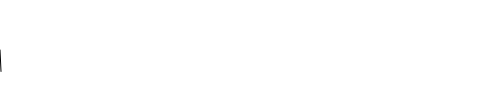
Frame 1 (no input)
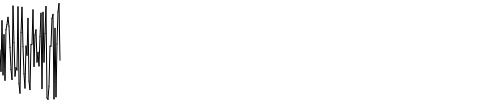
Frame 60 (no input)
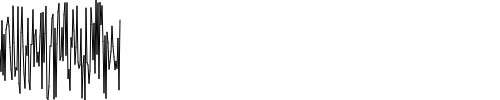
Frame 120 (the mouse pressed at the canvas centre since frame 60)

The p5.js sketch that drew these frames (run headless with seeded random() and noise() and a simulated clock; from frame 60 on, the mouse is pressed at the canvas centre):

// p5.js sketch
// ── sketch.js
// keep track of our position on our graph
var xPos = 0;

// keep track of the previous random point
var prev;

function setup() {
  createCanvas(500, 100);

  prev = 50;
}

function draw() {
  // move over by 1 pixel
  xPos += 1;

  // pull a random number
  var rand = random(0,100);

  // draw a line from the previous point to the current point
  line(xPos-1, prev, xPos, rand);

  // rand becomes our new prev
  prev = rand;

  // did we reach the right side? if so, erase the screen and start over
  if (xPos >= width) {
    xPos = 0;
    background(255);
  }
}
